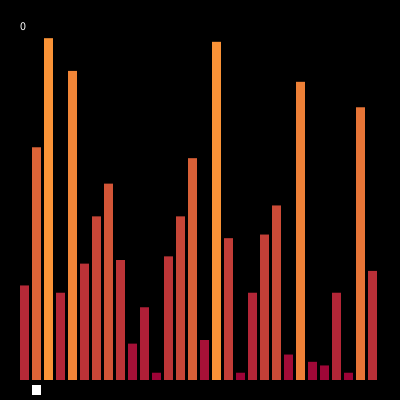
Frame 1 (no input)
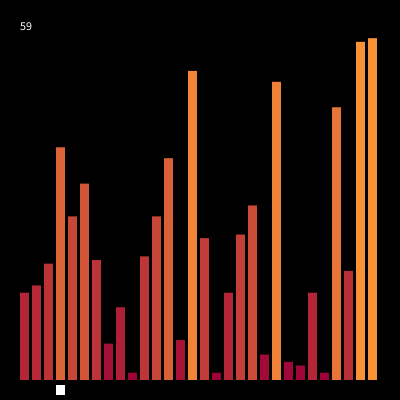
Frame 60 (the mouse pressed at the canvas centre just before this capture)
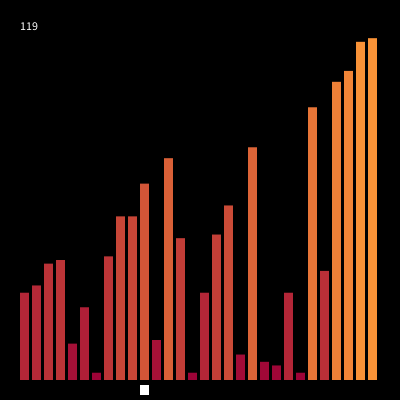
Frame 120 (the mouse held since frame 60 and released just before this capture)

The Processing sketch that drew these frames (run headless with seeded random() and noise(); from frame 60 on, the mouse is pressed at the canvas centre):

// Processing sketch: EXQ_6B_04
// ── EXQ_6B_04.pde
int c = 30, max = 99;
color c1 = color(155, 0, 55), c2 = color(255, 155, 55);
int[] a;

void setup()
{ 
  size(400, 400); frameRate(60); noStroke();
  a = new int[c];
  for (int i = 0; i < c; i++) a[i] = (int)random(1, max);
}

int si = 1, co = 0, pc = c, p = 0;  // ... и позиции прошлой и текущей перестановок, 
                                    // что случились последними
void draw()
{
  if (a[si - 1] > a[si]) { int s = a[si - 1]; a[si - 1] = a[si]; a[si] = s; p = si; }
  background(0);  
  float dx = (float)(width - 40) / c, wx = dx * 0.75, dy = height - 40, py = height - 20;
  for (int i = 0; i < c; i++)
  { fill(lerpColor(c1, c2, (float)a[i] / max));  // цвет в зависимости от значения
    rect(20 + dx * i, py - dy * a[i] / max, wx, dy * a[i] / max);
  }
  fill(255); rect(20 + dx * si, py + 5, wx, 10); text(co, 20, 30);
  si++; co++;  
  if (si == pc)            // проход закончился? (он идёт теперь до прошлой последней перестановки)
  { if (p <= 1) noLoop();  // останавливаем процесс если перестановки "исчерпались"
    si = 1; pc = p; p = 0; // ... запоминаем позицию последней перестановки и обнуляем текущую  
  }                                                          
}  
